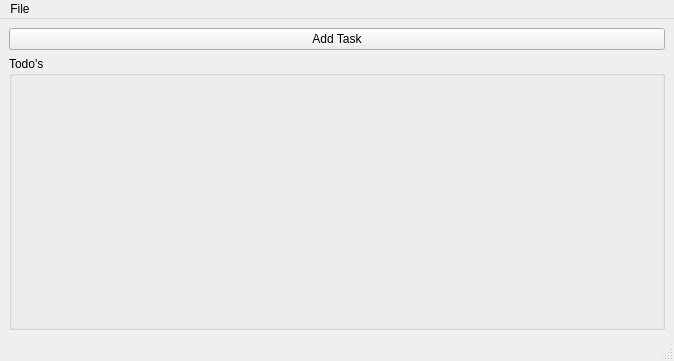
<?xml version="1.0" encoding="UTF-8"?>
<ui version="4.0">
 <class>MainWindow</class>
 <widget class="QMainWindow" name="MainWindow">
  <property name="geometry">
   <rect>
    <x>0</x>
    <y>0</y>
    <width>674</width>
    <height>361</height>
   </rect>
  </property>
  <property name="windowTitle">
   <string>MainWindow</string>
  </property>
  <property name="styleSheet">
   <string notr="true">background-color:rgb(8, 32, 50);
text-color:rgb(255, 255, 255);
QLabel {
color: rgb(255, 255, 255);
}</string>
  </property>
  <widget class="QWidget" name="centralwidget">
   <layout class="QVBoxLayout" name="verticalLayout">
    <item>
     <widget class="QPushButton" name="pushButton_2">
      <property name="styleSheet">
       <string notr="true"/>
      </property>
      <property name="text">
       <string>Add Task</string>
      </property>
     </widget>
    </item>
    <item>
     <widget class="QGroupBox" name="groupBox">
      <property name="title">
       <string>Todo's</string>
      </property>
      <layout class="QVBoxLayout" name="verticalLayout_2">
       <item>
        <spacer name="verticalSpacer">
         <property name="orientation">
          <enum>Qt::Vertical</enum>
         </property>
         <property name="sizeHint" stdset="0">
          <size>
           <width>20</width>
           <height>229</height>
          </size>
         </property>
        </spacer>
       </item>
      </layout>
     </widget>
    </item>
   </layout>
  </widget>
  <widget class="QStatusBar" name="statusbar"/>
  <widget class="QMenuBar" name="menubar">
   <property name="geometry">
    <rect>
     <x>0</x>
     <y>0</y>
     <width>674</width>
     <height>21</height>
    </rect>
   </property>
   <widget class="QMenu" name="menuEdit">
    <property name="title">
     <string>File</string>
    </property>
    <widget class="QMenu" name="menuSettings">
     <property name="title">
      <string>Settings</string>
     </property>
     <addaction name="actionPrimary_Color_Picker"/>
    </widget>
    <addaction name="menuSettings"/>
   </widget>
   <addaction name="menuEdit"/>
  </widget>
  <action name="actionPrimary_Color_Picker">
   <property name="text">
    <string>Primary Color Picker</string>
   </property>
  </action>
 </widget>
 <resources/>
 <connections>
  <connection>
   <sender>MainWindow</sender>
   <signal>destroyed()</signal>
   <receiver>MainWindow</receiver>
   <slot>close()</slot>
   <hints>
    <hint type="sourcelabel">
     <x>272</x>
     <y>141</y>
    </hint>
    <hint type="destinationlabel">
     <x>272</x>
     <y>141</y>
    </hint>
   </hints>
  </connection>
 </connections>
</ui>
